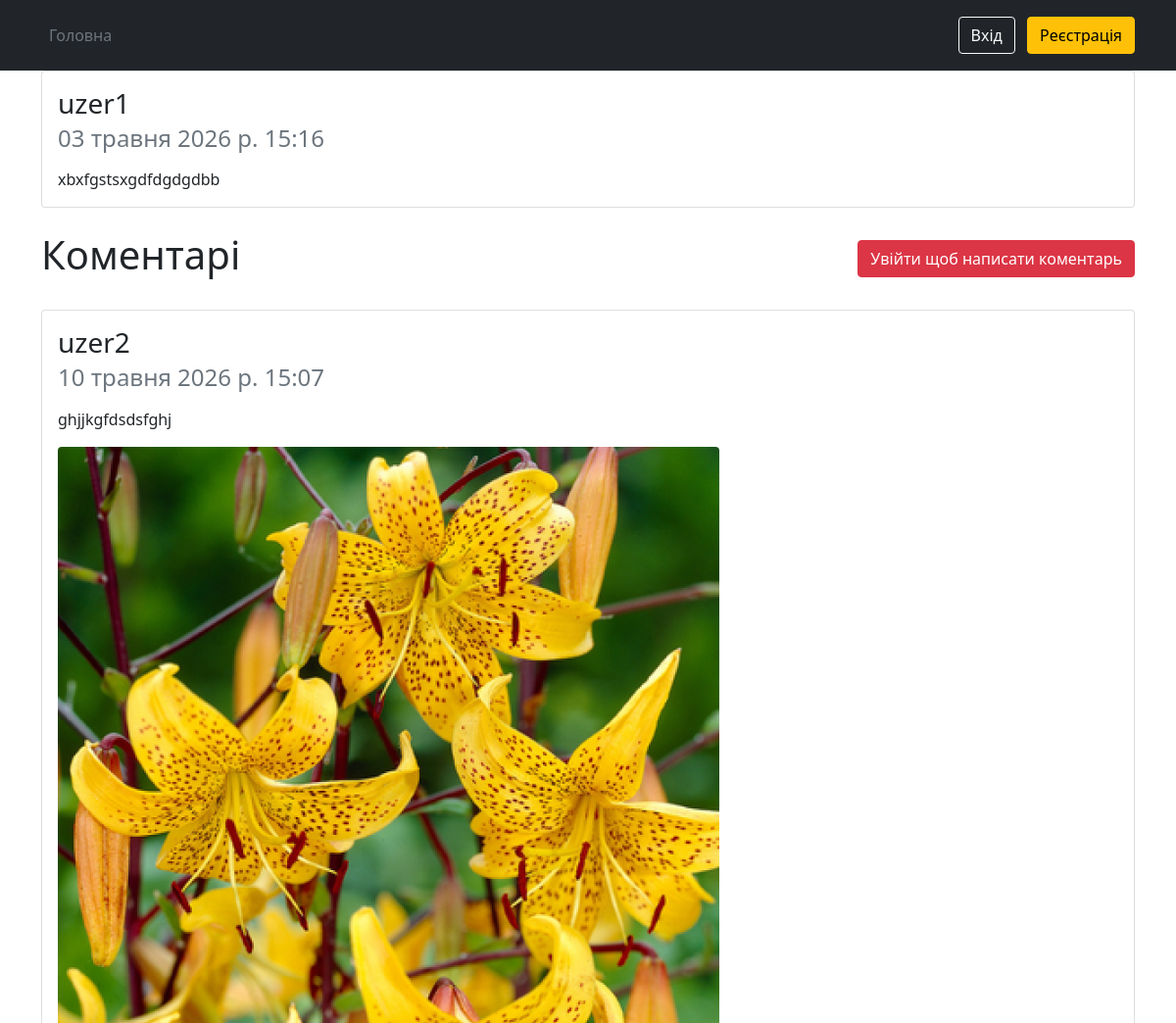
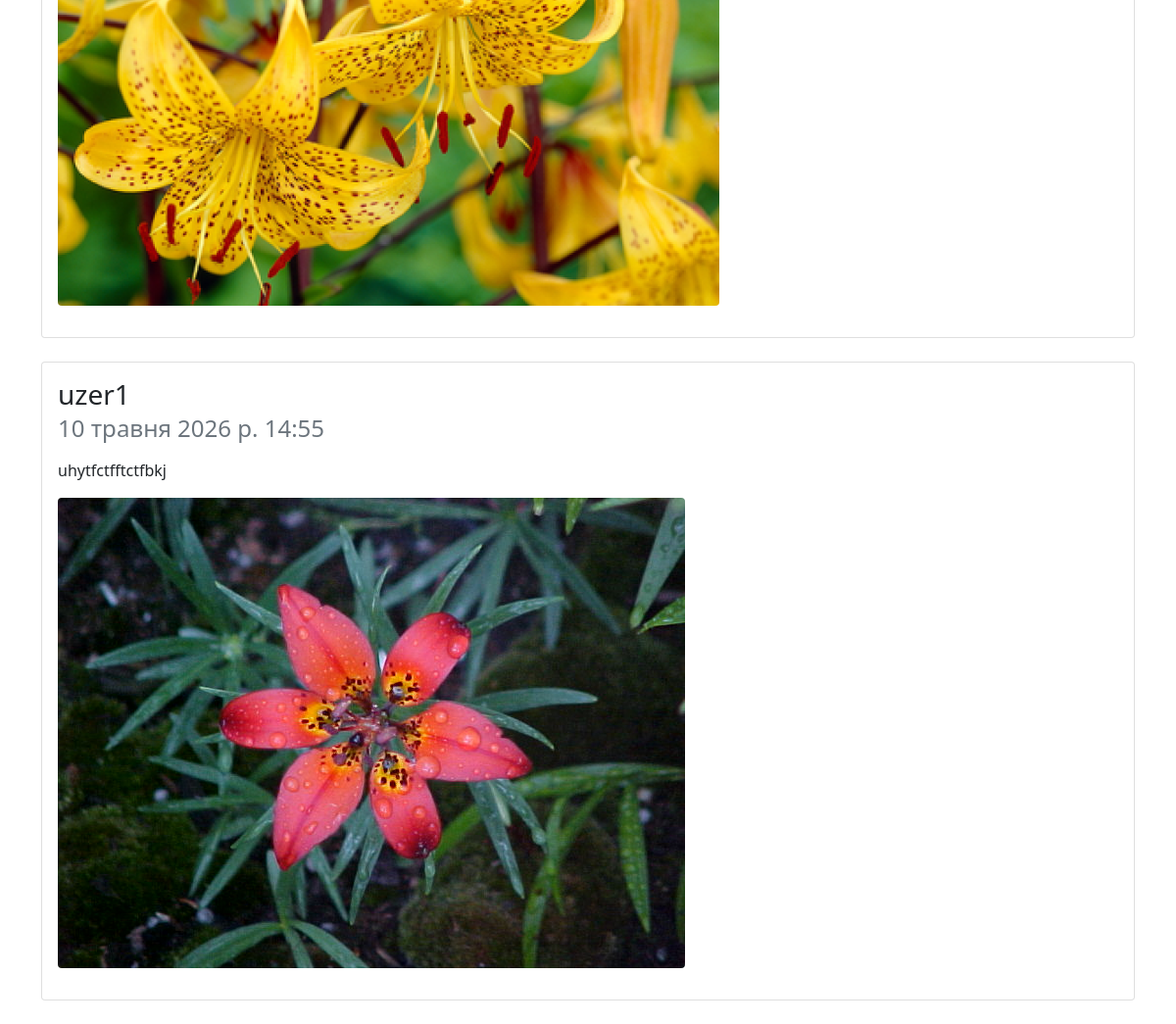
The app's page /posts/5/post-comments/, older data (2 pictures, top to bottom).
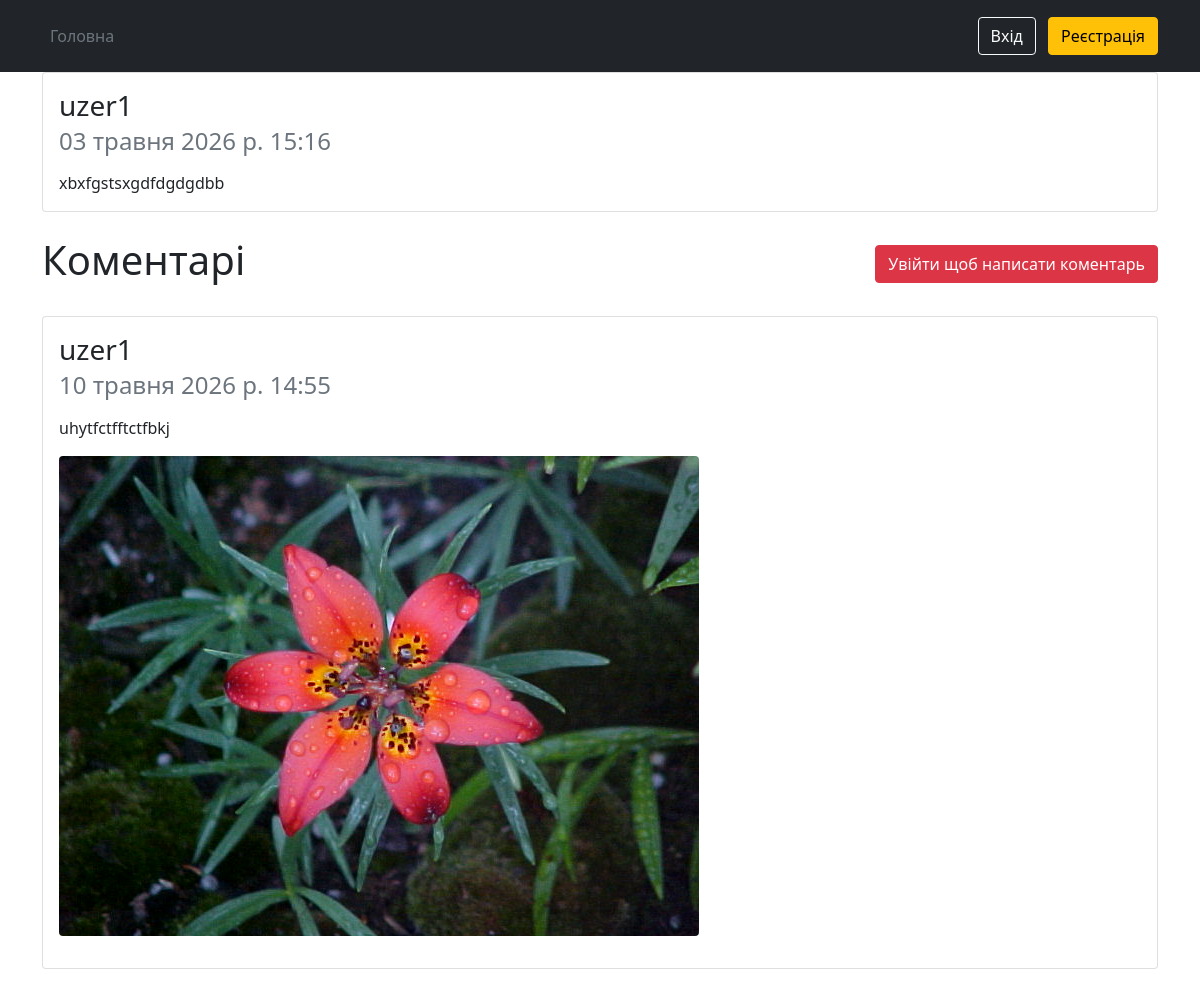
The same page, newer data.
### notes/models.py (models this page shows)
class Comment(models.Model):
    post =models.ForeignKey(Post,on_delete=models.CASCADE,related_name="comments")
    nickname =models.ForeignKey(User,on_delete=models.CASCADE,related_name="comments")
    text = models.TextField()
    image = models.ImageField(upload_to="images/",blank=True,null=True)
    post_date = models.DateTimeField(auto_now_add=True)

### notes/views.py (the view)
# urls.py: path("posts/<int:post_id>/post-comments/", views.post_comments,name="post_comments"),
def post_comments(request,post_id):
    post=get_object_or_404(Post,id=post_id)
    comments = Comment.objects.filter(post_id=post_id).select_related("nickname").order_by("-post_date")
    return render(request,"post_comments.html",{"post":post,"comments":comments})

### templates/post_comments.html (shortened to what this page needs)
{% extends "base.html" %}
{% block content %}
<div class="card mb-4">
    <div class="card-body">
        <h3 class="card-title">{{ post.nickname.username }}</h3>
        <h4 class="card-subtitle mb-2 text-muted">{{ post.post_date }}</h4>
        <p class="card-text mt-3">{{ post.text }}</p>
    </div>
</div>
<div class="d-flex justify-content-between align-items-center mb-4">
    <h1>Коментарі</h1>
    {% if user.is_authenticated %}
    <a href="{% url 'create_comment' post.id %}" class="btn btn-info">Написати коментарь</a>
{% else %}
<a href="{% url 'login' %}" class="btn btn-danger">Увійти щоб написати коментарь</a>
{% endif %}
</div>
{% for comment in comments %}
<div class="card mb-4">
    <div class="card-body">
        <h3 class="card-title">{{ comment.nickname.username }}</h3>
        <h4 class="card-subtitle mb-2 text-muted">{{ comment.post_date }}</h4>
        <p class="card-text mt-3">{{ comment.text }}</p>
        {% if comment.image %}
        <img src="{{ comment.image.url }}" class="img-fluid rounded mb-3" alt="Тут була картинка">
        {% endif %}
    </div>
</div>
{% empty %}
<div class="alert alert-info">Немає коментарів</div>
{% endfor %}
{% endblock %}

Row changes from the older to the newer data that the page shows:
removed Comment: nickname.username "uzer2", post_date "10 травня 2026 р. 15:07", text "ghjjkgfdsdsfghj", image (picture)
